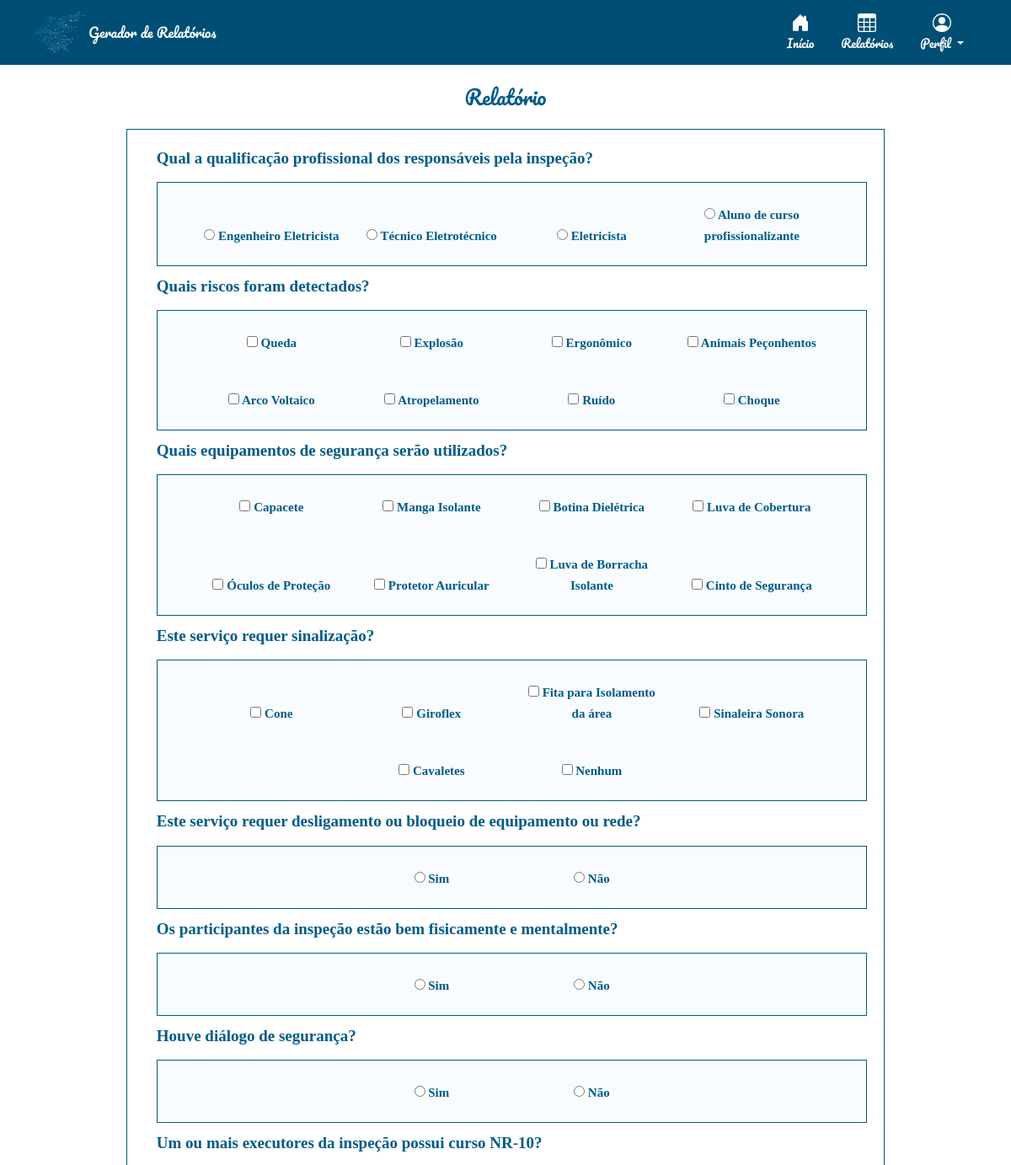
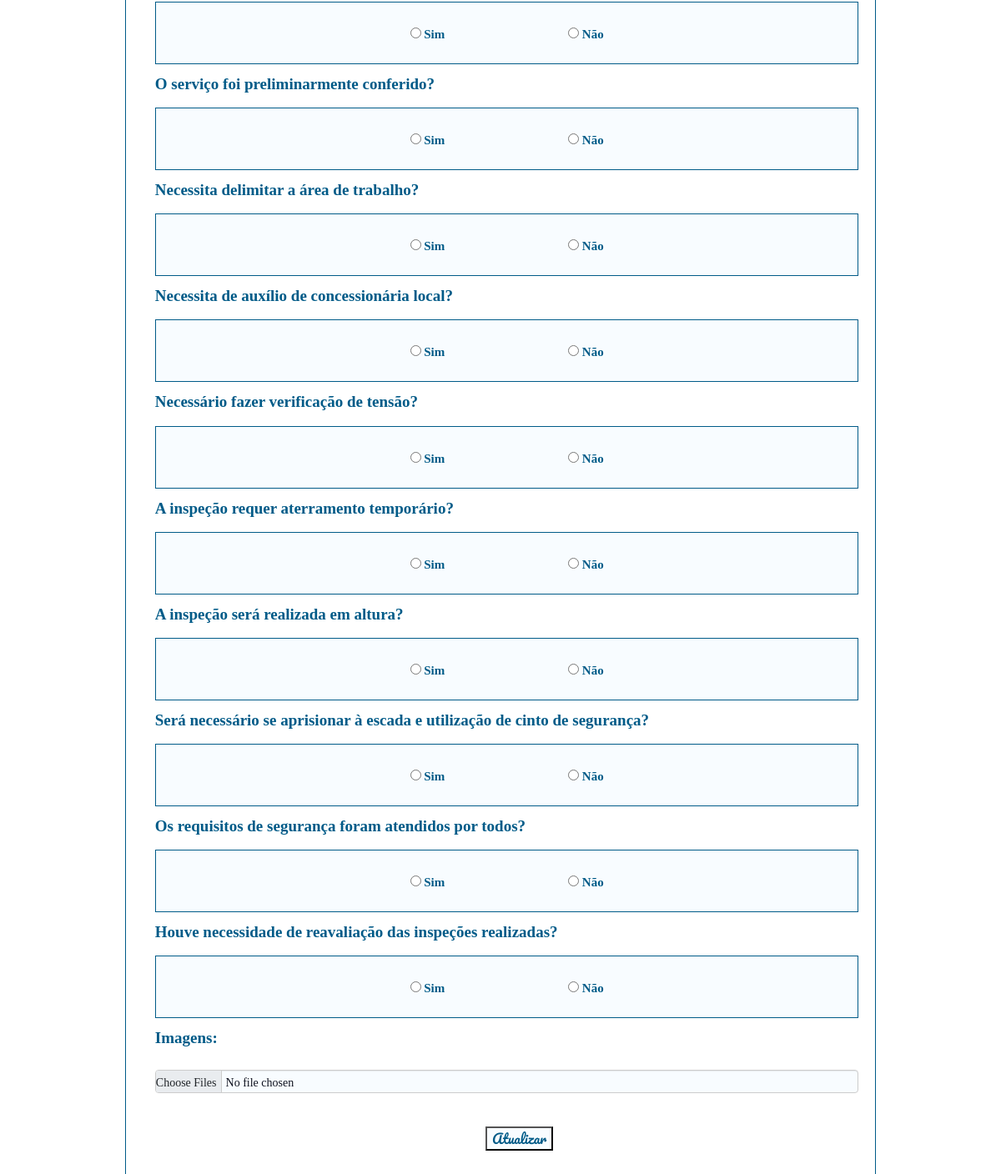
Page /relatorios/addplanejamento/44/ (signed in) on the committed database (2 pictures, top to bottom).
### relatorio/models.py (models this page shows)
class Relatorio(models.Model):
    autor = models.ForeignKey(User, default=None, on_delete=models.CASCADE)
    data = models.DateTimeField()
    local = models.CharField(max_length=100)
    temperatura = models.IntegerField()
    clima = models.CharField(max_length=100)
    responsaveis = models.TextField(blank=True)
    qualiprof = models.CharField(max_length=100, default='')
    riscos = models.CharField(max_length=100, default='[]')
    equipamentos = models.CharField(max_length=100, default='[]')
    sinalizacao = models.CharField(max_length=100, default='[]')
    desligamento = models.CharField(max_length=4, default='')
    integridade = models.CharField(max_length=4, default='')
    dialogo = models.CharField(max_length=4, default='')
    curso_nr = models.CharField(max_length=4, default='')
    conferido = models.CharField(max_length=4, default='')
    delimitar_area = models.CharField(max_length=4, default='')
    auxconces = models.CharField(max_length=4, default='')
    tensao = models.CharField(max_length=4, default='')
    aterramento = models.CharField(max_length=4, default='')
    altura = models.CharField(max_length=4, default='')
    cinto_seg = models.CharField(max_length=4, default='')
    requi_seg = models.CharField(max_length=4, default='')
    reavaliacao = models.CharField(max_length=4, default='')
    tempambiente = models.CharField(max_length=100, default='')
    condambiente = models.CharField(max_length=100, default='')
    altitude = models.CharField(max_length=100, default='')
    presagua = models.CharField(max_length=100, default='')
    pressolidos = models.CharField(max_length=100, default='')
    pressubst = models.CharField(max_length=100, default='')
    solmecanicas = models.CharField(max_length=100, default='')
    presmofo = models.CharField(max_length=100, default='')
    presfauna = models.CharField(max_length=100, default='')
    infleletro = models.CharField(max_length=100, default='')
    radsolar = models.CharField(max_length=100, default='')
    descatm = models.CharField(max_length=100, default='')
    movdoar = models.CharField(max_length=100, default='')
    vento = models.CharField(max_length=100, default='')
    competencia = models.CharField(max_length=100, default='')
    reseletr = models.CharField(max_length=100, default='')
    contpessoas = models.CharField(max_length=100, default='')
    condfuga = models.CharField(max_length=100, default='')
    natmatpr = models.CharField(max_length=100, default='')
    natmatcons = models.CharField(max_length=100, default='')
    classestr = models.CharField(max_length=100, default='')
    documentacao = models.CharField(max_length=100, default='')
    ambientesofreu = models.CharField(max_length=100, default='')
    instalacaoinspecionada = models.CharField(max_length=100, default='')
    linhaseletricasdisp = models.CharField(max_length=100, default='')
    compinstalacao = models.CharField(max_length=100, default='')
    linhaseletricascorr = models.CharField(max_length=100, default='')
    tomadasdeforca = models.CharField(max_length=100, default='')
    qtdesufitomadas = models.CharField(max_length=100, default='')
    instlquadist = models.CharField(max_length=100, default='')
    novoscircuitos = models.CharField(max_length=100, default='')
    advquadist = models.CharField(max_length=100, default='')
    dispprotecaoident = models.CharField(max_length=100, default='')
    protcircuitos = models.CharField(max_length=100, default='')
    barramentoquadist = models.CharField(max_length=100, default='')
    bitola = models.CharField(max_length=100, default='')
    condutident = models.CharField(max_length=100, default='')
    disjundif = models.CharField(max_length=100, default='')
    dispprotecaosurtos = models.CharField(max_length=100, default='')
    servseguranca = models.CharField(max_length=100, default='')
    esqaterramento = models.CharField(max_length=100, default='')
    reservadeenergia = models.CharField(max_length=100, default='')
    fontseguranca = models.CharField(max_length=100, default='')
    paralelismo = models.CharField(max_length=100, default='')
    capbarramento = models.PositiveSmallIntegerField(default=0)
    protgeral = models.PositiveSmallIntegerField(default=0)
    protdr = models.PositiveSmallIntegerField(default=0)
    protdps = models.PositiveSmallIntegerField(default=0)
    vab = models.PositiveSmallIntegerField(default=0)
    van = models.PositiveSmallIntegerField(default=0)
    ia= models.PositiveSmallIntegerField(default=0)
    vbc = models.PositiveSmallIntegerField(default=0)
    vbn = models.PositiveSmallIntegerField(default=0)
    ib= models.PositiveSmallIntegerField(default=0)
    vca = models.PositiveSmallIntegerField(default=0)
    vcn = models.PositiveSmallIntegerField(default=0)
    ic= models.PositiveSmallIntegerField(default=0)
    continuidade = models.CharField(max_length=100, default='')
    resistencia = models.CharField(max_length=100, default='')
    selvpelv = models.CharField(max_length=100, default='')
    verificacao = models.CharField(max_length=100, default='')
    ensaiodetensao = models.CharField(max_length=100, default='')
    ensaiodefunc = models.CharField(max_length=100, default='')

### relatorio/views.py (the view, shortened to what this page needs)
# urls.py: path('addplanejamento/<int:rel_id>/', views.planejamento_add, name="addplanejamento"),
@login_required(login_url="/accounts/login/")
def planejamento_add(request, rel_id):
    relatorio = Relatorio.objects.get(id=rel_id)
    if relatorio.qualiprof != '':
        return render(request, 'relatorio/relatorio_planejamento_visualiza.html', {'relatorio': relatorio})
    form = rel_forms.FormRelatorioDePlanejamento(request.POST or None, instance=relatorio)
    return render(request, 'relatorio/relatorio_edita.html', {'relatorio': relatorio,  'form':form})

### relatorio/templates/relatorio/relatorio_edita.html (shortened to what this page needs)
{% extends 'base_layout.html'%}
{% block content %}
        <h3 class="loginheader"><button id="botao-icon" onclick="history.back()">Relatório</button></h3>
        <div id="relatorio-visualiza-wrapper"  class="container-fluid">
        <div id="criaRelatorio" class="container-fluid">
                <form class="site-form" enctype="multipart/form-data" action="" method="post">
                        {{ form.as_p }}
                        <p>
                        <label for="id_imagens" class="form-label">Imagens:</label>
                        <input type="file" class="form-control form-control-sm" name="imagens[]" id="id_imagens" multiple>
                        </p>
                        <input type="submit" value="Atualizar">
                </form>
        </div>
        </div>
{% endblock %}

### assets/styles.css (style rules this page uses)
html, body { padding:0; margin:0; height:100%; }
body { background-color: #ffffff; color: #005b88; font-family: Pacifico; font-size: medium; }
.loginheader { text-align: center; }
.login input, #relatorio-visualiza, #criaRelatorio { font-family: Cambria, Cochin, Georgia, Times, 'Times New Roman', serif; }
#relatorio-visualiza-wrapper { display: flex; align-items: center; justify-content: center; justify-self: center; padding-inline: 0px; }
h2,h3,h4,h5 { color: #005b88; font-weight: normal; margin: 0; }
#botao-icon { background: none; font-family: Pacifico; color: #005b88; cursor: pointer; border-width: 0; justify-self: start; cursor: pointer; padding: 5px; }
#criaRelatorio { display: block; width: 900px; border: 1px solid #005b88; margin: 20px; padding: 20px; padding-left: 3%; }
.form-control { padding: 0px; height: 20px; line-height: 2.1; }
.site-form input, .site-form textarea, .siteform select { color: #0f121f; background-color: #f8fcff; margin: 20px 10px 10px 0; text-align: center; }
#criaRelatorio input, #criaRelatorio textarea, #criaRelatorio select { display:inline-table; margin-right: auto; }
#criaRelatorio input[value="Criar"], #criaRelatorio input[value="Atualizar"] { margin-left: 47%; color: #005b88; font-family: Pacifico; }
.site-form div { border: 1px solid #005b88; width: 100%; background-color: #f8fcff; text-align: center; align-items: center; padding-bottom: 5px; }
.site-form div div { border: none; width: 180px; display: inline-block; margin: 5px; padding: 5px; }
.site-form p { display: grid; }
.site-form p label { font-size: 19px; }
.site-form div label { font-size: 15px; }

### rows in the picture
Relatorio: qualiprof "☐ Engenheiro Eletricista ☐ Técnico Eletrotécnico ☐ Eletricista ☐ Aluno de curso profissionaliza", riscos "☐ ☐ ☐ ☐ ☐ ☐ ☐ ☐", equipamentos "☐ ☐ ☐ ☐ ☐ ☐ ☐ ☐", sinalizacao "☐ ☐ ☐ ☐ ☐ ☐", desligamento "☐ Sim ☐ Não", integridade "☐ Sim ☐ Não", dialogo "☐ Sim ☐ Não", curso_nr "☐ Sim ☐ Não", conferido "☐ Sim ☐ Não", delimitar_area "☐ Sim ☐ Não", auxconces "☐ Sim ☐ Não", tensao "☐ Sim ☐ Não", aterramento "☐ Sim ☐ Não", altura "☐ Sim ☐ Não", cinto_seg "☐ Sim ☐ Não", requi_seg "☐ Sim ☐ Não", reavaliacao "☐ Sim ☐ Não"
